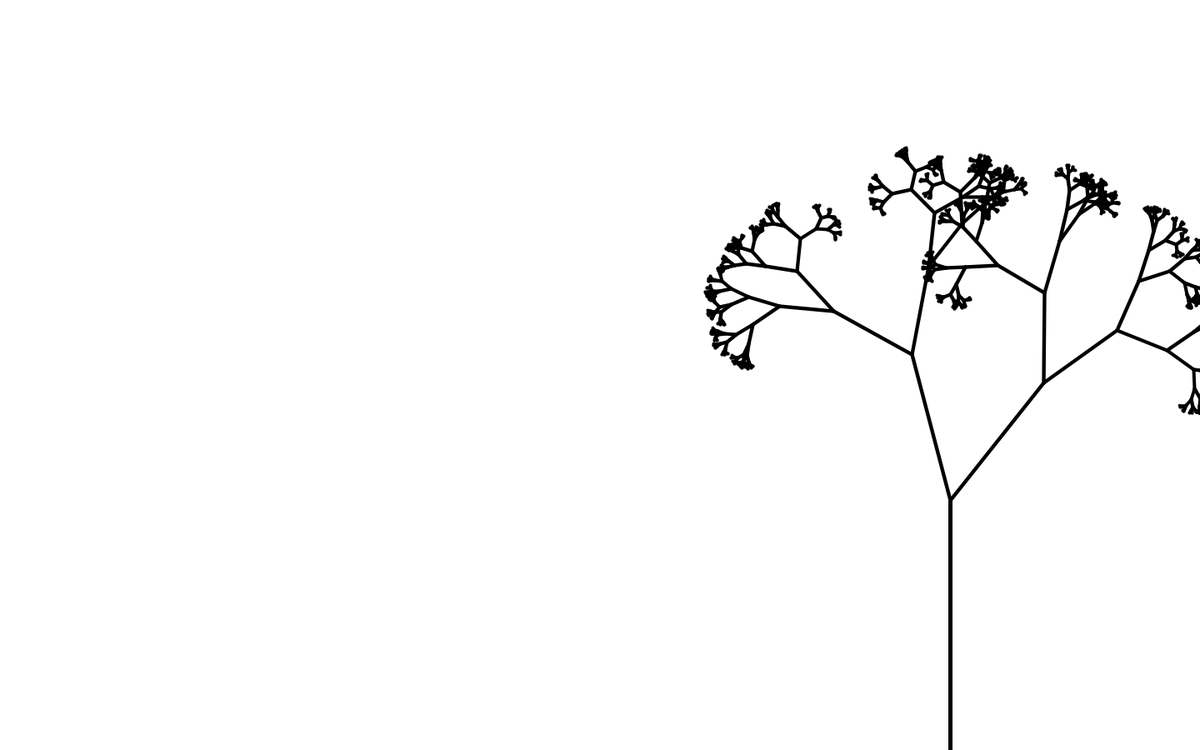
Frame 1 (no input)
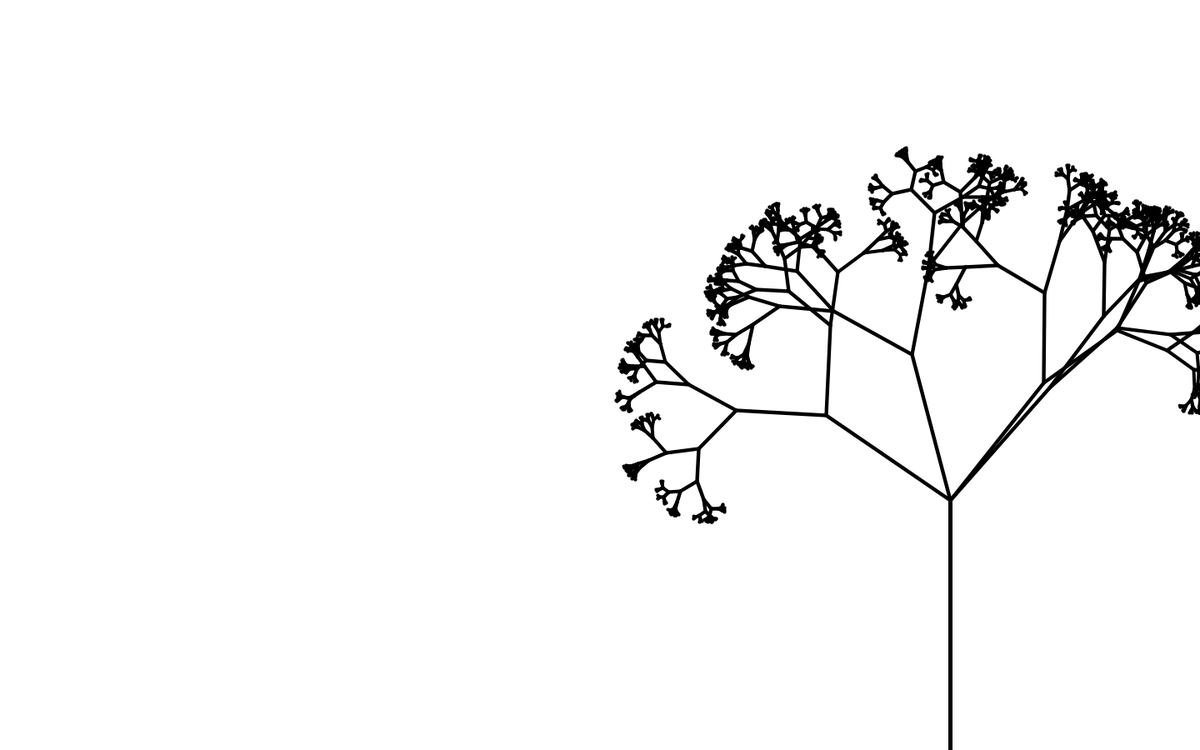
Frame 2 (the mouse pressed at the canvas centre, redrawn once)

The Processing sketch that drew these frames (run headless with seeded random() and noise(); the mouse was pressed at the canvas centre and the sketch redrawn once):

// Processing sketch: movingTreeSketch
// ── movingTreeSketch.pde
float angle; 
float bLength; 
int counter = 5; 
float weight = 5.0; 

void setup() {
  background(255); 
  size(1440, 900); 
}

void draw() {
  trunk1();
  weight = 4.5; 
  branch1(300);
  //branch1(bLength); 
  //branch1(290); 
  noLoop(); 
}

void trunk1() {
  strokeWeight(weight); 
  translate(width - 300, height); 
  line(0, 0, 0, -300); 
  translate(0, -300); 
}

void branch1(float branchLength) {
  if(weight < .1) {
    weight = .1; 
  }

  angle = random(0, PI/3);
  //line(0, 0, 0, -branchLength); 
  //translate(0, -branchLength); 
  branchLength = branchLength * .6; 

  if(branchLength > 2) {
    if(weight < .1) {
      weight = .1; 
    } else { 
      weight -= .1; 
      strokeWeight(weight); 
    }
    pushMatrix(); 
    //rotate(PI/6);
    rotate(angle); 
    line(0, 0, 0, -branchLength); 
    translate(0, -branchLength); 
    branch1(branchLength); 
    popMatrix(); 
    
    weight = 4.5; 
    if(weight < .1) {
      weight = .1; 
    } else { 
      weight -= .1; 
      strokeWeight(weight); 
    }
    pushMatrix(); 
    //rotate(-(PI/6));
    rotate(-angle); 
    line(0, 0, 0, -branchLength); 
    translate(0, -branchLength); 
    branch1(branchLength); 
    popMatrix(); 
    
    
  }  
  /*pushMatrix(); 
  rotate(PI / 3); 
  line(0, 0, 0, 250); 
  //translate(0, 250); 
  popMatrix();  
   
  pushMatrix(); 
  rotate(PI/2.1); 
  line(0, 0, 0, 200); 
  popMatrix(); 
  
  pushMatrix(); 
  rotate(PI/1.54); 
  line(0, 0, 0, 230); 
  popMatrix(); 
  
  pushMatrix(); 
  rotate(PI/1.2); 
  line(0, 0, 0, 100); 
  popMatrix(); */
}





/*void branch1(float bLength) {
  bLength *= .7; 
  if(bLength > 2) {  
    pushMatrix(); 
    rotate(PI/3); 
    line(0, 0, 0, bLength); 
    translate(0, bLength); 
    branch1(bLength); 
    popMatrix(); 
  }
}*/

/*void branch1(float bLength) {
  angle = random(2, 5); 
  //bLength = random(30, 100); 
  bLength *= .66; 
  
  //counter--; 
  
  if (bLength > 2) {
    pushMatrix(); 
    rotate(PI / angle); 
    line(0, 0, 0, bLength); 
    translate(0, bLength); 
    //branch1(angle, bLength); 
    branch1(bLength); 
    popMatrix(); 
    
    pushMatrix(); 
    rotate(PI / angle); 
    line(0, 0, 0, bLength); 
    translate(0, bLength); 
    //branch1(angle, bLength); 
    branch1(bLength); 
    popMatrix(); 
    
    pushMatrix(); 
    rotate(-(PI / angle)); 
    line(0, 0, 0, -bLength); 
    translate(0, -bLength); 
    //branch1(angle, -bLength); 
    branch1(-bLength); 
    popMatrix(); 
  }
}*/
